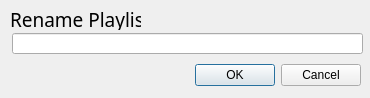
<?xml version="1.0" encoding="UTF-8"?>
<ui version="4.0">
 <class>RenamePlaylist</class>
 <widget class="QDialog" name="RenamePlaylist">
  <property name="geometry">
   <rect>
    <x>0</x>
    <y>0</y>
    <width>370</width>
    <height>98</height>
   </rect>
  </property>
  <property name="windowTitle">
   <string>Dialog</string>
  </property>
  <widget class="QDialogButtonBox" name="buttonBox">
   <property name="geometry">
    <rect>
     <x>10</x>
     <y>60</y>
     <width>351</width>
     <height>31</height>
    </rect>
   </property>
   <property name="orientation">
    <enum>Qt::Horizontal</enum>
   </property>
   <property name="standardButtons">
    <set>QDialogButtonBox::Cancel|QDialogButtonBox::Ok</set>
   </property>
  </widget>
  <widget class="QLabel" name="label">
   <property name="geometry">
    <rect>
     <x>10</x>
     <y>9</y>
     <width>131</width>
     <height>21</height>
    </rect>
   </property>
   <property name="font">
    <font>
     <family>Trebuchet MS</family>
     <pointsize>14</pointsize>
    </font>
   </property>
   <property name="text">
    <string>Rename Playlist:</string>
   </property>
  </widget>
  <widget class="QLineEdit" name="playlistName">
   <property name="geometry">
    <rect>
     <x>12</x>
     <y>33</y>
     <width>351</width>
     <height>21</height>
    </rect>
   </property>
  </widget>
 </widget>
 <resources/>
 <connections>
  <connection>
   <sender>buttonBox</sender>
   <signal>accepted()</signal>
   <receiver>RenamePlaylist</receiver>
   <slot>accept()</slot>
   <hints>
    <hint type="sourcelabel">
     <x>248</x>
     <y>254</y>
    </hint>
    <hint type="destinationlabel">
     <x>157</x>
     <y>274</y>
    </hint>
   </hints>
  </connection>
  <connection>
   <sender>buttonBox</sender>
   <signal>rejected()</signal>
   <receiver>RenamePlaylist</receiver>
   <slot>reject()</slot>
   <hints>
    <hint type="sourcelabel">
     <x>316</x>
     <y>260</y>
    </hint>
    <hint type="destinationlabel">
     <x>286</x>
     <y>274</y>
    </hint>
   </hints>
  </connection>
 </connections>
</ui>
